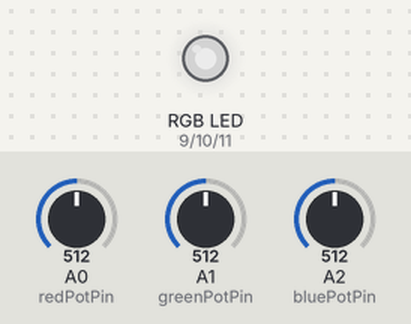
This sketch was run on a simulated Arduino Uno, built with avr-gcc and run on an emulated ATmega328P. On the bench: an RGB LED mixed from three pins (HIGH = lit). Inputs (shaded band) come from the test bench; at power-on: A0 (redPotPin) = 512, A1 (greenPotPin) = 512, A2 (bluePotPin) = 512. Dim RGB values are drawn brighter than linear.

Above: at 1.2 s.
1.3 s: A0 (redPotPin) set to 716
At 2.5 s:
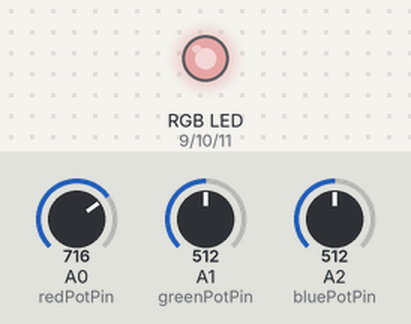
2.8 s: A1 (greenPotPin) set to 716
At 3.7 s:
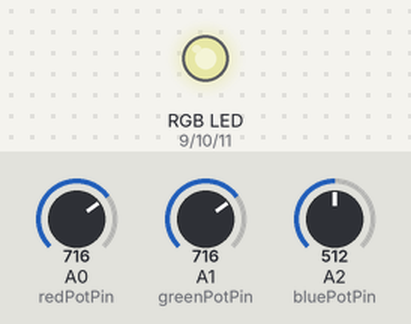
4.3 s: A2 (bluePotPin) set to 716
At 4.8 s:
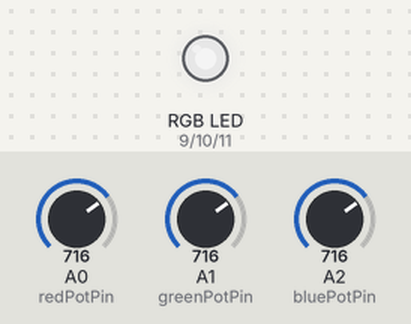
5.8 s: A0 (redPotPin) set to 900
At 7.0 s:
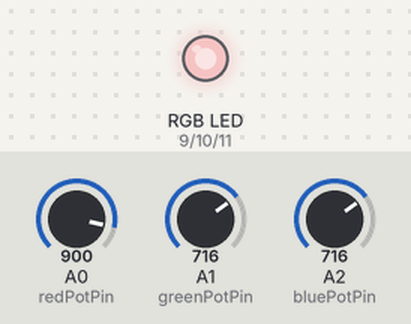
7.3 s: A1 (greenPotPin) set to 900
At 8.3 s:
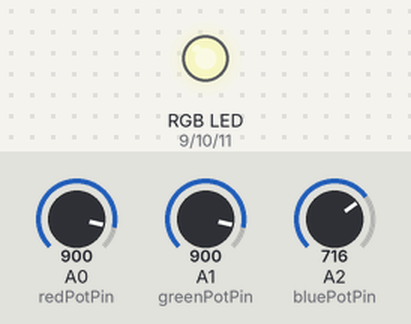
8.8 s: A2 (bluePotPin) set to 900
At 9.5 s:
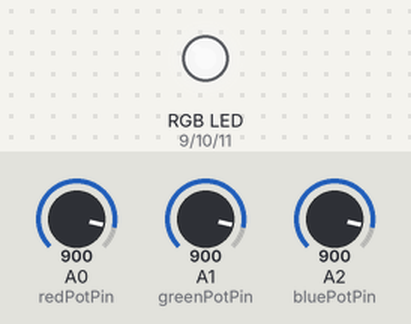
Timing chart, 0 to 11.3 s (numbered marks = the images above; inputs shaded):
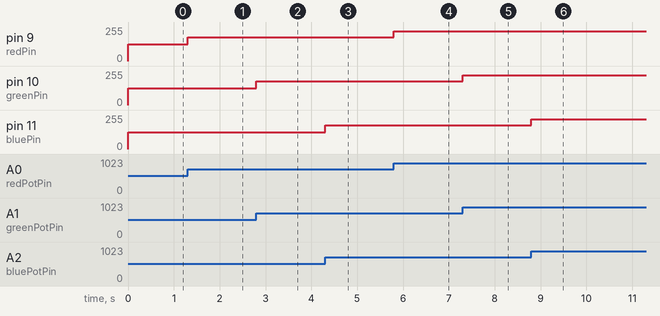

The sketch:

Homework1.ino
```cpp
const int redPin = 9;    // Red LED pin
const int greenPin = 10;  // Green LED pin
const int bluePin = 11;   // Blue LED pin

const int redPotPin = A0;    // Potentiometer for Red color
const int greenPotPin = A1;  // Potentiometer for Green color
const int bluePotPin = A2;   // Potentiometer for Blue color

const int minPotValue = 0;  // Minimum potentiometer value
const int maxPotValue = 1023;  // Maximum potentiometer value

const int minLedBrightness = 0;  // Minimum LED brightness
const int maxLedBrightness = 255;  // Maximum LED brightness

void setup() {
  pinMode(redPin, OUTPUT);
  pinMode(greenPin, OUTPUT);
  pinMode(bluePin, OUTPUT);
}

void loop() {
  // Read the potentiometer values
  int redValue = analogRead(redPotPin);
  int greenValue = analogRead(greenPotPin);
  int blueValue = analogRead(bluePotPin);


  // Map the potentiometer values to the LED brightness
  int redBrightness = map(redValue, minPotValue, maxPotValue, minLedBrightness, maxLedBrightness);
  int greenBrightness = map(greenValue, minPotValue, maxPotValue, minLedBrightness, maxLedBrightness);
  int blueBrightness = map(blueValue, minPotValue, maxPotValue, minLedBrightness, maxLedBrightness);

  if(redBrightness < 15)
    redBrightness = 0;
  if(greenBrightness < 15)
    greenBrightness = 0;
  if(blueBrightness < 15)
    blueBrightness = 0;

  // Update the LED colors
  analogWrite(redPin, redBrightness);
  analogWrite(greenPin, greenBrightness);
  analogWrite(bluePin, blueBrightness);
}
```

Measured:
- after the input at 1.3 s, pin 9 (redPin): 127/255 → 178/255 at once
- after the input at 2.8 s, pin 10 (greenPin): 127/255 → 178/255 at once
- after the input at 4.3 s, pin 11 (bluePin): 127/255 → 178/255 at once
- after the input at 5.8 s, pin 9 (redPin): 178/255 → 224/255 at once
- after the input at 7.3 s, pin 10 (greenPin): 178/255 → 224/255 at once
- after the input at 8.8 s, pin 11 (bluePin): 178/255 → 224/255 at once
